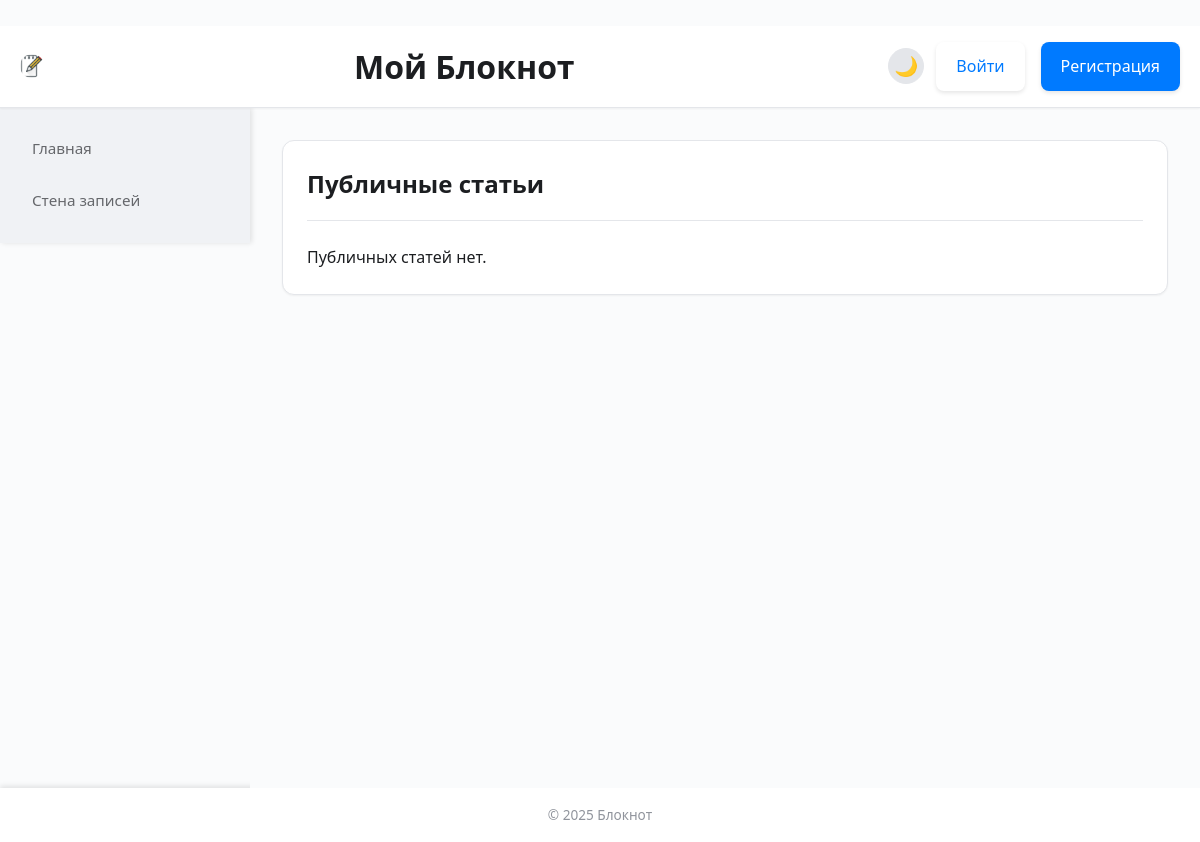
Before: / with the older database file.
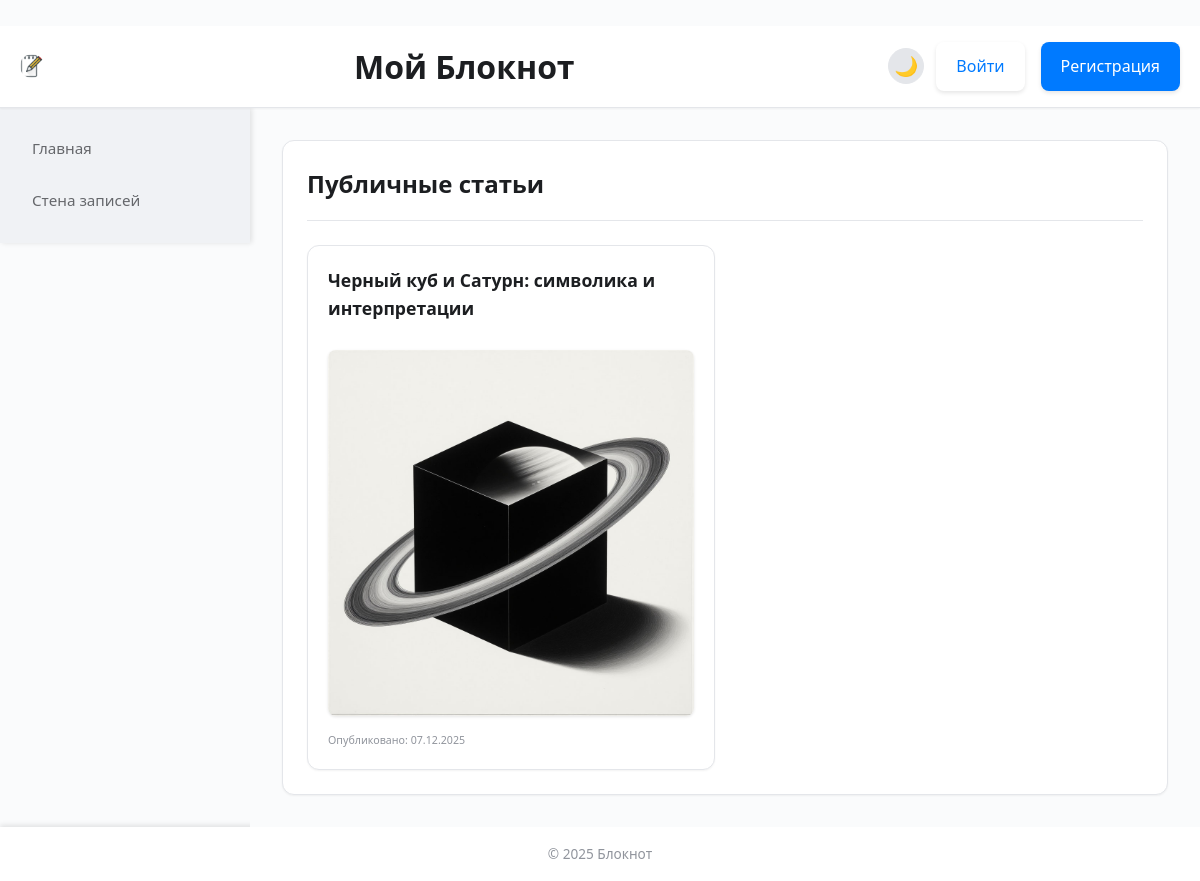
After: the same page with the newer database file.
### models.py (models this page shows, shortened)
class Note(db.Model):
    id = db.Column(db.Integer, primary_key=True)
    title = db.Column(db.String(200), nullable=True)
    content = db.Column(db.Text, nullable=True)
    full_content = db.Column(db.Text, nullable=True) # Полный HTML-контент статьи
    image_filename = db.Column(db.String(200), nullable=True)
    created_at = db.Column(db.DateTime, default=datetime.utcnow)
    updated_at = db.Column(db.DateTime, default=datetime.utcnow, onupdate=datetime.utcnow)
    note_type = db.Column(db.String(20), default='note') # 'note', 'list', 'image_note', 'article'
    tags = db.Column(db.String(500), nullable=True)
    background_color = db.Column(db.String(20), default='white')
    summary = db.Column(db.Text, nullable=True) # Краткое описание статьи
    preview_image = db.Column(db.String(200), nullable=True) # Изображение превью статьи
    category_ids = db.Column(db.String(200), nullable=True)
    is_published = db.Column(db.Boolean, default=False) # По умолчанию False
    user_id = db.Column(db.Integer, db.ForeignKey('user.id'), nullable=False)
    user = db.relationship('User', backref=db.backref('notes', lazy=True))

### app.py (the view)
@app.route('/')
def index():
    if current_user.is_authenticated and current_user.is_admin:
        return redirect(url_for('admin_index'))
    else:
        articles = Note.query.filter_by(note_type='article', is_published=True).order_by(Note.updated_at.desc()).all()
        return render_template('public_articles.html', articles=articles)

### templates/public_articles.html (shortened to what this page needs)
{% extends "base.html" %}
<!-- {% block sidebar %}
    {% include 'sidebar.html' %}
{% endblock %} -->
{% block content %}
<div class="content-card">
    <div class="card-header">
        <h2>Публичные статьи</h2>
    </div>
    {% if articles %}
        <div class="articles-list">
        {% for article in articles %}
            <div class="article-card" style="background-color: {{ article.background_color or 'white' }};">
                {% if article.title %}
                    <h3><a href="{{ url_for('read_article', id=article.id) }}">{{ article.title }}</a></h3>
                {% endif %}
                {% if article.preview_image %}
                    <div class="article-preview-image">
                        <img src="{{ url_for('static', filename='uploads/' + article.preview_image) }}" alt="Превью статьи" style="max-width: 100%;">
                    </div>
                {% endif %}
                <p class="article-date"><small>Опубликовано: {{ article.created_at.strftime('%d.%m.%Y') }}</small></p>
            </div>
        {% endfor %}
        </div>
    {% else %}
        <p>Публичных статей нет.</p>
    {% endif %}
</div>
{% endblock %}

Changed rows visible on the page:
added Note: title "Черный куб и Сатурн: символика и интерпретации", preview_image (picture), created_at "07.12.2025"
Other visible differences:
text no longer shown: "Публичных статей нет."
